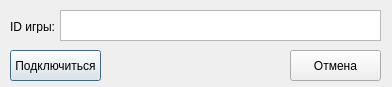
<?xml version="1.0" encoding="UTF-8"?>
<ui version="4.0">
 <class>InputGameID</class>
 <widget class="QDialog" name="InputGameID">
  <property name="geometry">
   <rect>
    <x>0</x>
    <y>0</y>
    <width>392</width>
    <height>87</height>
   </rect>
  </property>
  <property name="windowTitle">
   <string>Dialog</string>
  </property>
  <widget class="QLabel" name="label">
   <property name="geometry">
    <rect>
     <x>10</x>
     <y>20</y>
     <width>47</width>
     <height>13</height>
    </rect>
   </property>
   <property name="text">
    <string>ID игры:</string>
   </property>
  </widget>
  <widget class="QTextEdit" name="gameIDTextEdit">
   <property name="geometry">
    <rect>
     <x>60</x>
     <y>10</y>
     <width>321</width>
     <height>31</height>
    </rect>
   </property>
  </widget>
  <widget class="QPushButton" name="connectToGameButton">
   <property name="geometry">
    <rect>
     <x>10</x>
     <y>50</y>
     <width>91</width>
     <height>31</height>
    </rect>
   </property>
   <property name="text">
    <string>Подключиться</string>
   </property>
  </widget>
  <widget class="QPushButton" name="cancelButton">
   <property name="geometry">
    <rect>
     <x>290</x>
     <y>50</y>
     <width>91</width>
     <height>31</height>
    </rect>
   </property>
   <property name="text">
    <string>Отмена</string>
   </property>
  </widget>
 </widget>
 <resources/>
 <connections/>
</ui>
